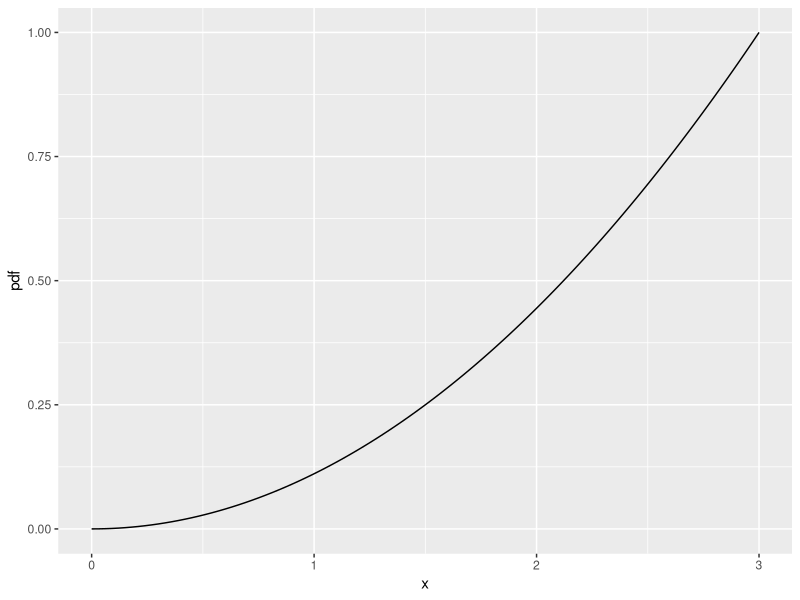
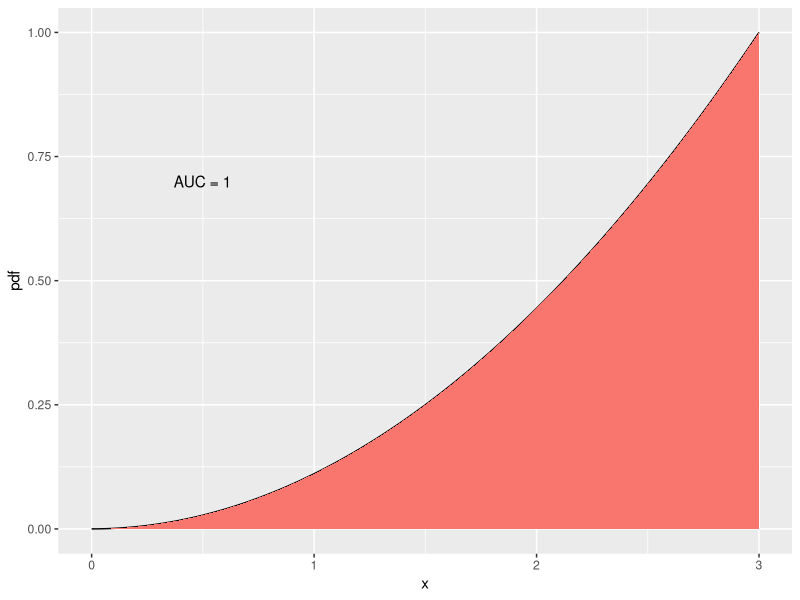
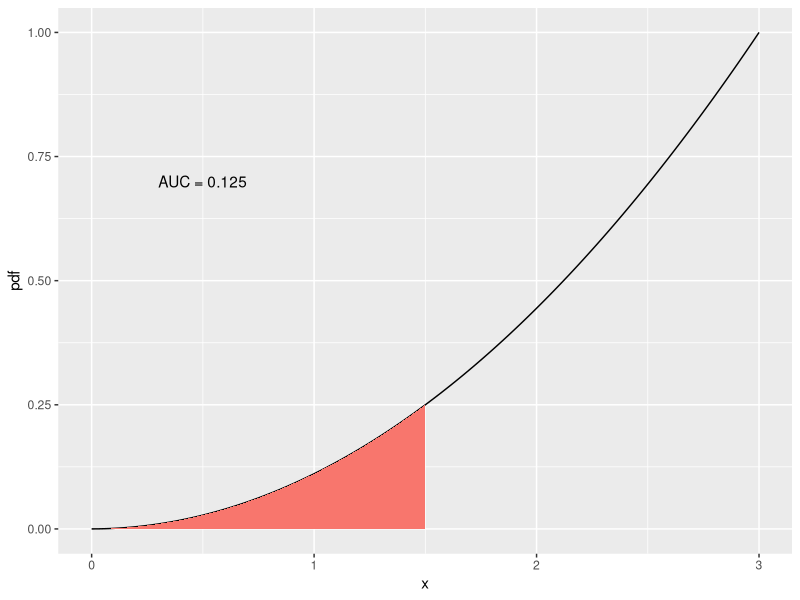
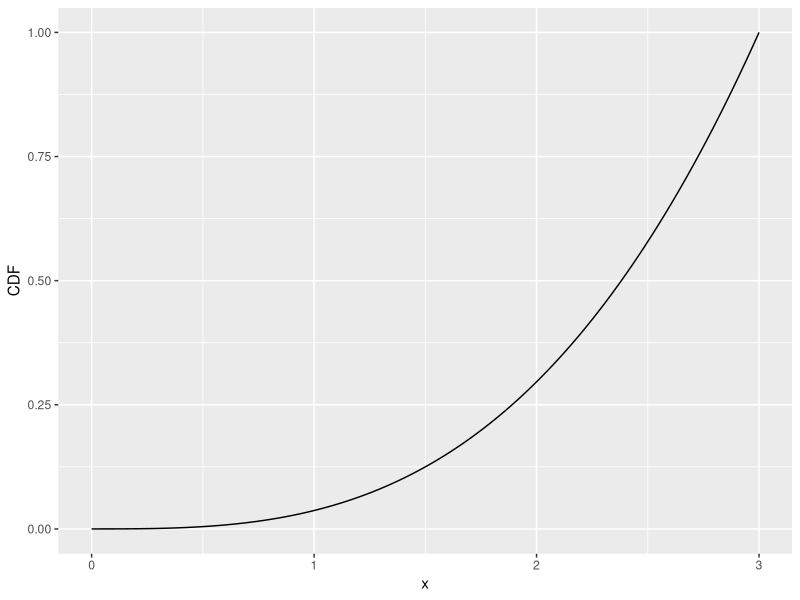
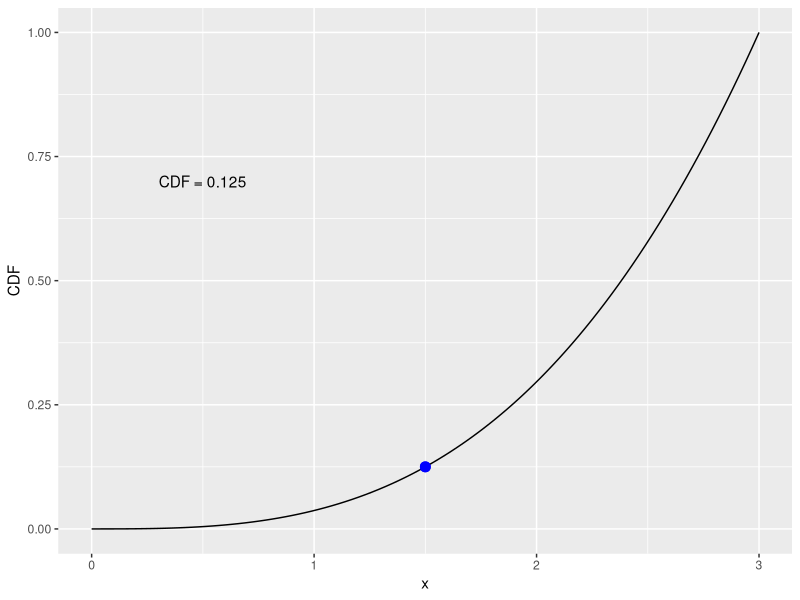

Generate these figures, in order, with R:
## ---- chunk 1
library("ggplot2")
eq = function(x){(1/9)*x^2}
ggplot(data.frame(x=c(1, 50)), aes(x=x)) + 
  stat_function(fun=eq) +
  xlab("x") + ylab("pdf") +
  xlim(0,3)
## ---- chunk 2
eq = function(x){(1/9)*x^2}
ggplot(data.frame(x=c(1, 50)), aes(x=x)) + 
  stat_function(fun=eq) +
  xlab("x") + ylab("pdf") +
  xlim(0,3) +
  stat_function(fun=eq, 
                xlim = c(0, 3),
                geom = "area", 
                aes(fill = "red")) +
  theme(legend.position = "none") +
  annotate("text", x = 0.5, y = 0.7, label = "AUC = 1", color = "black")
## ---- chunk 3
ggplot(data.frame(x=c(1, 50)), aes(x=x)) + 
  stat_function(fun=eq) +
  xlab("x") + ylab("pdf") +
  xlim(0,3) +
  stat_function(fun=eq, 
                xlim = c(0, 1.5),
                geom = "area", 
                aes(fill = "blue")) +
  theme(legend.position = "none") +
  annotate("text", x = 0.5, y = 0.7, label = "AUC = 0.125", color = "black")
## ---- chunk 4
cdf = function(x){(1/27)*x^3}
ggplot(data.frame(x=c(1, 50)), aes(x=x)) + 
  stat_function(fun=cdf) +
  xlab("x") + ylab("CDF") +
  xlim(0,3) +
  theme(legend.position = "none")
## ---- chunk 5
cdf = function(x){(1/27)*x^3}
ggplot(data.frame(x=c(1, 50)), aes(x=x)) + 
  stat_function(fun=cdf) +
  xlab("x") + ylab("CDF") +
  xlim(0,3) +
  theme(legend.position = "none") +
  geom_point(aes(x=1.5, y=.125), colour="blue", size=3) +
  annotate("text", x = 0.5, y = 0.7, label = "CDF = 0.125", color = "black")
